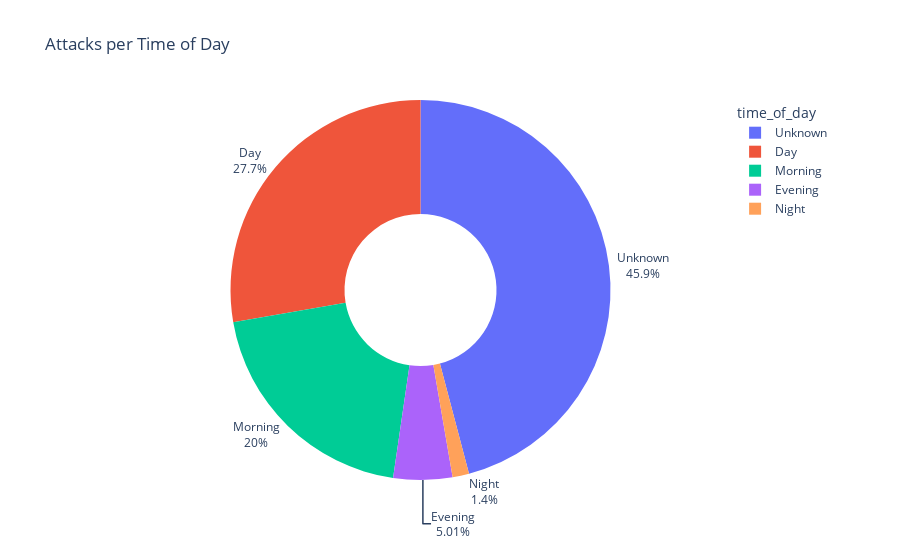
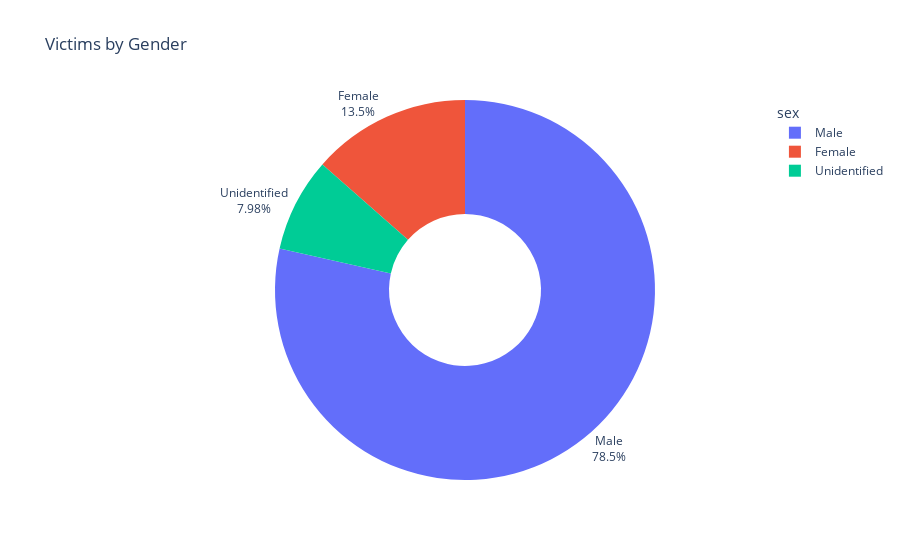
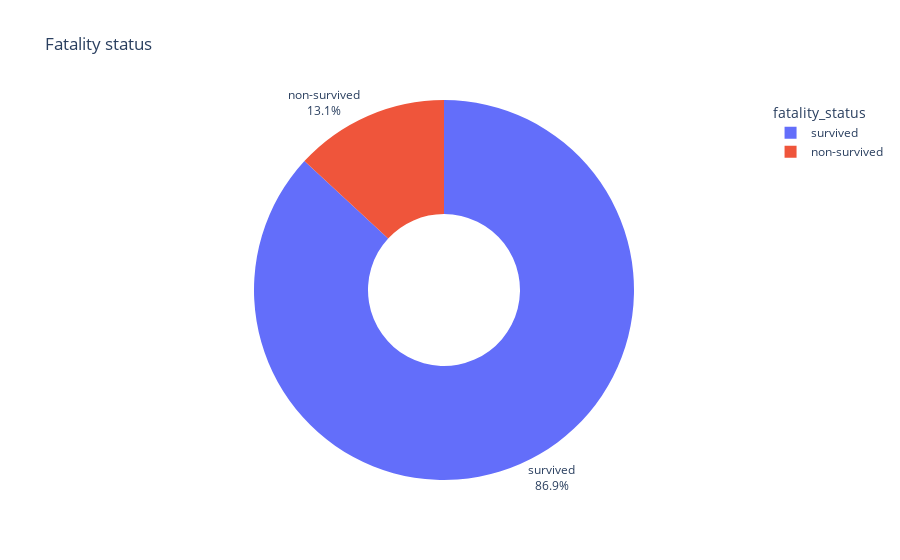

Notebook cell for these charts, in order:
### Markdown cell above
#### 4.6. Attacks by time of the day (pie chart)

#### 4.7. Victims by 'sex' (staked bar chart)

#### 4.8. Fatality status (pie chart)

### Code cell
# 4.6. Attacks by time of the day (pie chart)
# 4.7. Victims by 'sex' (staked bar chart)
# 4.8. Fatality status (pie chart)
def plot_category_distribution(df, column_name, chart_title):
    # Count occurrences of each category
    category_counts = df[column_name].value_counts().reset_index()
    # Rename columns for clarity
    category_counts.columns = [column_name, 'counts']

    # Create the pie chart using Plotly Express
    fig = px.pie(category_counts, names=column_name, values='counts',
                 title=chart_title,
                 color=column_name,  # Optional: colors each segment by category
                 labels={column_name: column_name,
                         'counts': 'Number of Occurrences'},
                 hole=0.4)  # Adjust hole size for a donut-like appearance

    # Update the layout to move labels outside the pie chart
    fig.update_traces(textposition='outside', textinfo='label+percent')
    fig.update_layout(uniformtext_minsize=12,
                      uniformtext_mode='hide', legend_title_text=column_name)

    # Show the plot
    fig.show()


# Usage examples:
plot_category_distribution(df, 'time_of_day', "Attacks per Time of Day")
plot_category_distribution(df, 'sex', "Victims by Gender")
plot_category_distribution(df, 'fatality_status', "Fatality status")

### Figure 1 — Plotly figure (JSON) as saved in the notebook; plotly's stock layout.template omitted (floating-point values rounded to 4 significant figures)
{"data": [{"customdata": [["Unknown"], ["Day"], ["Morning"], ["Evening"], ["Night"]], "domain": {"x": [0, 1], "y": [0, 1]}, "hole": 0.4, "hovertemplate": "time_of_day=%{customdata[0]}<br>Number of Occurrences=%{value}<extra></extra>", "labels": ["Unknown", "Day", "Morning", "Evening", "Night"], "legendgroup": "", "marker": {"colors": ["#636efa", "#EF553B", "#00cc96", "#ab63fa", "#FFA15A"]}, "name": "", "showlegend": true, "textinfo": "label+percent", "textposition": "outside", "type": "pie", "values": [2289, 1382, 997, 250, 70]}], "layout": {"legend": {"title": {"text": "time_of_day"}, "tracegroupgap": 0}, "title": {"text": "Attacks per Time of Day"}, "uniformtext": {"minsize": 12, "mode": "hide"}}}

### Figure 2 — Plotly figure (JSON) as saved in the notebook; plotly's stock layout.template omitted (floating-point values rounded to 4 significant figures)
{"data": [{"customdata": [["Male"], ["Female"], ["Unidentified"]], "domain": {"x": [0, 1], "y": [0, 1]}, "hole": 0.4, "hovertemplate": "sex=%{customdata[0]}<br>Number of Occurrences=%{value}<extra></extra>", "labels": ["Male", "Female", "Unidentified"], "legendgroup": "", "marker": {"colors": ["#636efa", "#EF553B", "#00cc96"]}, "name": "", "showlegend": true, "textinfo": "label+percent", "textposition": "outside", "type": "pie", "values": [3916, 674, 398]}], "layout": {"legend": {"title": {"text": "sex"}, "tracegroupgap": 0}, "title": {"text": "Victims by Gender"}, "uniformtext": {"minsize": 12, "mode": "hide"}}}

### Figure 3 — Plotly figure (JSON) as saved in the notebook; plotly's stock layout.template omitted (floating-point values rounded to 4 significant figures)
{"data": [{"customdata": [["survived"], ["non-survived"]], "domain": {"x": [0, 1], "y": [0, 1]}, "hole": 0.4, "hovertemplate": "fatality_status=%{customdata[0]}<br>Number of Occurrences=%{value}<extra></extra>", "labels": ["survived", "non-survived"], "legendgroup": "", "marker": {"colors": ["#636efa", "#EF553B"]}, "name": "", "showlegend": true, "textinfo": "label+percent", "textposition": "outside", "type": "pie", "values": [4333, 655]}], "layout": {"legend": {"title": {"text": "fatality_status"}, "tracegroupgap": 0}, "title": {"text": "Fatality status"}, "uniformtext": {"minsize": 12, "mode": "hide"}}}
